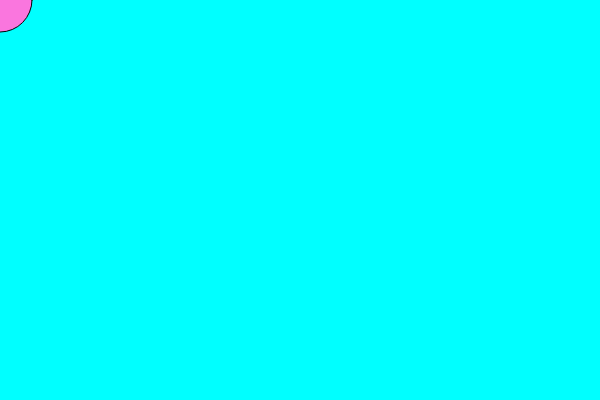
Frame 1 (no input)
Frame 60 (no input): identical to frame 1, image omitted
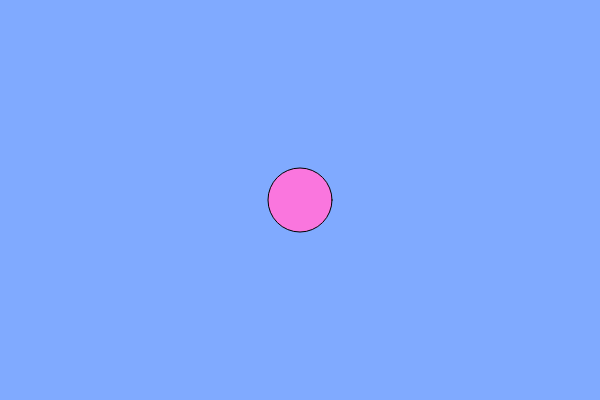
Frame 120 (the mouse pressed at the canvas centre since frame 60)

The p5.js sketch that drew these frames (run headless with seeded random() and noise() and a simulated clock; from frame 60 on, the mouse is pressed at the canvas centre):

// p5.js sketch
// ── sketch.js

let r = 0;
let g = 127;
let b = 255;

function setup() {
    createCanvas(600, 400);
}

function draw() {
    //background
    r = map(mouseX, 0, 600, 0, 255);
    g = map(mouseY, 0, 600, 255, 0);
    background(r, g, b);
    // ellipse
    fill(250, 118, 222);
    ellipse(mouseX, mouseY, 64, 64);
}
